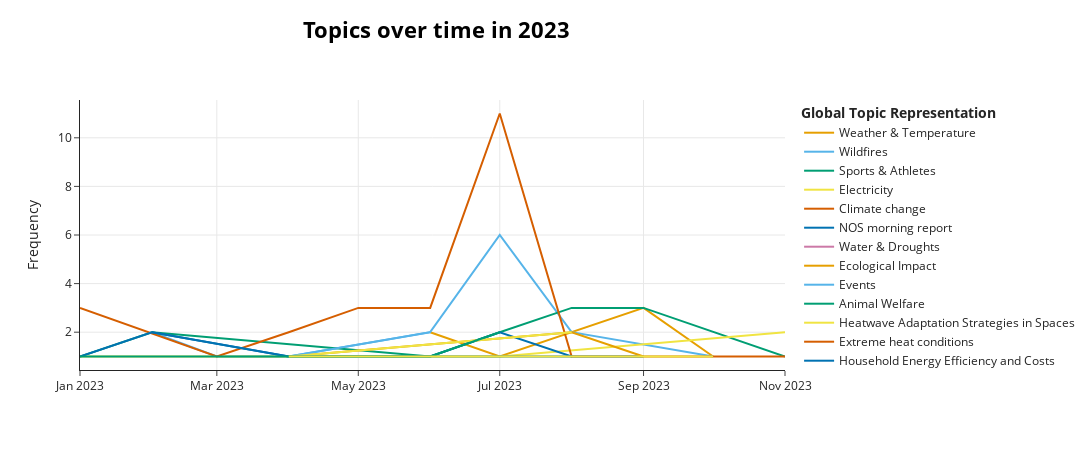

The notebook cell saved with this chart:
### Code cell
from datetime import datetime

# topics over time in 2022
over_time_23 = df.copy()

# convert date to datetime and keep year and month
over_time_23['date'] = pd.to_datetime(over_time_23['date'])
over_time_23['date'] = over_time_23['date'].dt.strftime('%Y-%m')

over_time_23 = topic_model.topics_over_time(docs=over_time_23['text'], timestamps=over_time_23['date'], datetime_format="%Y-%m")

over_time_23['Timestamp'] = pd.to_datetime(over_time_23['Timestamp'])
over_time_23 = over_time_23[over_time_23['Timestamp'].dt.year == 2023]

topic_model.visualize_topics_over_time(over_time_23, topics=relevant_topics, custom_labels=True, title='<b>Topics over time in 2023</b>')

### Figure 1 — Plotly figure (JSON) as saved in the notebook; plotly's stock layout.template omitted (floating-point values rounded to 4 significant figures)
{"data": [{"hoverinfo": "text", "hovertext": ["<b>Topic 0</b><br>Words: juni, zomerse dagen, onzeker, vanaf vrijdag, wind vanuit", "<b>Topic 0</b><br>Words: poly, maand, zonuren, maand juli, storm poly", "<b>Topic 0</b><br>Words: september, regionale, regionale hittegolf, begin vorige, smog", "<b>Topic 0</b><br>Words: september, zeer warme, 17 graden, 159, alleen 2006"], "marker": {"color": "#E69F00"}, "mode": "lines", "name": "Weather & Temperature", "type": "scatter", "x": ["2023-06-01T00:00:00", "2023-07-01T00:00:00", "2023-09-01T00:00:00", "2023-10-01T00:00:00"], "y": [2, 1, 3, 1]}, {"hoverinfo": "text", "hovertext": ["<b>Topic 1</b><br>Words: chili, natuurbranden, zuiden hoofdstad, chileense, hoofdstad santiago", "<b>Topic 1</b><br>Words: argentinië, buenos, aires, buenos aires, stroomuitval", "<b>Topic 1</b><br>Words: pand, puin, marseille, uitbrak, binnenlandse zaken", "<b>Topic 1</b><br>Words: canada, hectare natuur, branden, gebied bijna, verbrand", "<b>Topic 1</b><br>Words: bosbranden, branden, griekenland, natuurbranden, griekse", "<b>Topic 1</b><br>Words: noemt situatie, la palma, palma, vuur, evacuaties", "<b>Topic 1</b><br>Words: israëlische, israël, humanitaire, palestijnse, opgelopen boven"], "marker": {"color": "#56B4E9"}, "mode": "lines", "name": "Wildfires", "type": "scatter", "x": ["2023-02-01T00:00:00", "2023-03-01T00:00:00", "2023-04-01T00:00:00", "2023-06-01T00:00:00", "2023-07-01T00:00:00", "2023-08-01T00:00:00", "2023-10-01T00:00:00"], "y": [2, 1, 1, 2, 6, 2, 1]}, {"hoverinfo": "text", "hovertext": ["<b>Topic 2</b><br>Words: australian open, australian, verloor, set, 26 jarige", "<b>Topic 2</b><br>Words: bal, koeman, psv, gearresteerd, talent", "<b>Topic 2</b><br>Words: hassan, games, marathon, 000 meter, 500 meter", "<b>Topic 2</b><br>Words: vedder, levels, ploeg, tour, renners", "<b>Topic 2</b><br>Words: saudi, jiya, saudi arabië, arabië, lach", "<b>Topic 2</b><br>Words: verstappen, singapore, race, red bull, bull", "<b>Topic 2</b><br>Words: veldrijden, parcours, marianne, lars, live"], "marker": {"color": "#009E73"}, "mode": "lines", "name": "Sports & Athletes", "type": "scatter", "x": ["2023-01-01T00:00:00", "2023-02-01T00:00:00", "2023-06-01T00:00:00", "2023-07-01T00:00:00", "2023-08-01T00:00:00", "2023-09-01T00:00:00", "2023-11-01T00:00:00"], "y": [1, 2, 1, 2, 3, 3, 1]}, {"hoverinfo": "text", "hovertext": ["<b>Topic 3</b><br>Words: energiearmoede, huishoudens, 000 huishoudens, compensatiemaatregelen, tno", "<b>Topic 3</b><br>Words: warmtepomp, warmtepompen, materialen, onmisbare, jongh", "<b>Topic 3</b><br>Words: leveranciers, prijzen, tarieven, reclame, euro per", "<b>Topic 3</b><br>Words: compensatie, aanspraak maken, aanspraak, huishoudens, gedeelde", "<b>Topic 3</b><br>Words: afval, storten, huisvuil, verbrandingsovens, verbranden", "<b>Topic 3</b><br>Words: bedrijven, provincie groningen, verhoging, gedeputeerde, annuleren", "<b>Topic 3</b><br>Words: vulkaan, bolsward, verwarmen, boren, tarief", "<b>Topic 3</b><br>Words: behulp, energiebedrijven, 2030, woningen, 2050"], "marker": {"color": "#F0E442"}, "mode": "lines", "name": "Electricity", "type": "scatter", "x": ["2023-01-01T00:00:00", "2023-02-01T00:00:00", "2023-03-01T00:00:00", "2023-04-01T00:00:00", "2023-05-01T00:00:00", "2023-06-01T00:00:00", "2023-07-01T00:00:00", "2023-11-01T00:00:00"], "y": [1, 1, 1, 1, 1, 1, 1, 2]}, {"hoverinfo": "text", "hovertext": ["<b>Topic 4</b><br>Words: europa, siegmund, föhn, skigebieden, sneeuw", "<b>Topic 4</b><br>Words: zonnestraling, siegmund, schoner, voorjaar zomer, lucht schoner", "<b>Topic 4</b><br>Words: oceaan, gletsjers, warmere, alpen, niña", "<b>Topic 4</b><br>Words: komende vijf, graad, wmo, afgelopen maand, droogste", "<b>Topic 4</b><br>Words: niño, el niño, india, el, noordzee", "<b>Topic 4</b><br>Words: zee ijs, oceaan, zee, ijs, antarctica", "<b>Topic 4</b><br>Words: copernicus, kampten, maand ooit, 96, plekken leidde", "<b>Topic 4</b><br>Words: weersextremen, oceaan, contrast, link, zomer", "<b>Topic 4</b><br>Words: ongekende temperaturen, copernicus, warmste, jaar sinds, september", "<b>Topic 4</b><br>Words: copernicus, wel graden, graden ligt, afgelopen maand, oktober"], "marker": {"color": "#D55E00"}, "mode": "lines", "name": "Climate change", "type": "scatter", "x": ["2023-01-01T00:00:00", "2023-03-01T00:00:00", "2023-04-01T00:00:00", "2023-05-01T00:00:00", "2023-06-01T00:00:00", "2023-07-01T00:00:00", "2023-08-01T00:00:00", "2023-09-01T00:00:00", "2023-10-01T00:00:00", "2023-11-01T00:00:00"], "y": [3, 1, 2, 3, 3, 11, 1, 1, 1, 1]}, {"hoverinfo": "text", "hovertext": ["<b>Topic 5</b><br>Words: rutte, jelle, stoel, foto gemaakt, biden", "<b>Topic 5</b><br>Words: ballon, vloog, 000 meter, meter 000, amerikanen", "<b>Topic 5</b><br>Words: stikstofbeleid, motie, statenverkiezingen, xi, von leyen", "<b>Topic 5</b><br>Words: zeven provincies, rijkswaterstaat hitteprotocol, internazionale, bondscoach ronald, vier kinderen", "<b>Topic 5</b><br>Words: yesilgöz, stemt, navo, parlement, vogeltje", "<b>Topic 5</b><br>Words: cda, henri, vervolgen, römer, trappen", "<b>Topic 5</b><br>Words: unicef, parlementaire enquêtecommissie, enquêtecommissie, gehoord, dienstverlening"], "marker": {"color": "#0072B2"}, "mode": "lines", "name": "NOS morning report", "type": "scatter", "x": ["2023-01-01T00:00:00", "2023-02-01T00:00:00", "2023-04-01T00:00:00", "2023-06-01T00:00:00", "2023-07-01T00:00:00", "2023-08-01T00:00:00", "2023-09-01T00:00:00"], "y": [1, 2, 1, 1, 2, 1, 1]}, {"hoverinfo": "text", "hovertext": ["<b>Topic 6</b><br>Words: zoet water, zoet, sande, rijnland, dijkgraaf"], "marker": {"color": "#CC79A7"}, "mode": "lines", "name": "Water & Droughts", "type": "scatter", "x": ["2023-07-01T00:00:00"], "y": [1]}, {"hoverinfo": "text", "hovertext": ["<b>Topic 7</b><br>Words: bijen, telling, geteld, kou, staat daarom", "<b>Topic 7</b><br>Words: tijgermug, blauwalg, mug, eitjes, bacterie", "<b>Topic 7</b><br>Words: larven, wur, muggenoverlast, broedplaatsen, overlast"], "marker": {"color": "#E69F00"}, "mode": "lines", "name": "Ecological Impact", "type": "scatter", "x": ["2023-04-01T00:00:00", "2023-08-01T00:00:00", "2023-09-01T00:00:00"], "y": [1, 2, 1]}, {"hoverinfo": "text", "hovertext": ["<b>Topic 8</b><br>Words: verheggen, desert, challenge, uitgeput, hoort erbij", "<b>Topic 8</b><br>Words: ironman, deelnemers, vluchteling, bakker, sudan"], "marker": {"color": "#56B4E9"}, "mode": "lines", "name": "Events", "type": "scatter", "x": ["2023-04-01T00:00:00", "2023-06-01T00:00:00"], "y": [1, 2]}, {"hoverinfo": "text", "hovertext": ["<b>Topic 9</b><br>Words: varkens, wakker dier, nvwa, mengen, wakker"], "marker": {"color": "#009E73"}, "mode": "lines", "name": "Animal Welfare", "type": "scatter", "x": ["2023-04-01T00:00:00"], "y": [1]}, {"hoverinfo": "text", "hovertext": ["<b>Topic 12</b><br>Words: put, gaat gewoon, vakantie, spanjaarden, organiseren", "<b>Topic 12</b><br>Words: nobel, camping, boekingen, tui, sunweb"], "marker": {"color": "#F0E442"}, "mode": "lines", "name": "Heatwave Adaptation Strategies in Spaces", "type": "scatter", "x": ["2023-04-01T00:00:00", "2023-08-01T00:00:00"], "y": [1, 2]}, {"hoverinfo": "text", "hovertext": ["<b>Topic 13</b><br>Words: weerorganisatie, 40 graden, wmo, 41 graden, boven 40"], "marker": {"color": "#D55E00"}, "mode": "lines", "name": "Extreme heat conditions", "type": "scatter", "x": ["2023-07-01T00:00:00"], "y": [1]}, {"hoverinfo": "text", "hovertext": ["<b>Topic 14</b><br>Words: besparingen, kwart minder, minder gas, huishoudens, gas verbruikt", "<b>Topic 14</b><br>Words: ledverlichting, kleur, glastuinders, roze, lampen", "<b>Topic 14</b><br>Words: airco, mobiele airco, mobiele, milieu centraal, mensen airco", "<b>Topic 14</b><br>Words: miljard kubieke, minder gas, gasverbruik, kubieke meter, gas"], "marker": {"color": "#0072B2"}, "mode": "lines", "name": "Household Energy Efficiency and Costs", "type": "scatter", "x": ["2023-02-01T00:00:00", "2023-04-01T00:00:00", "2023-07-01T00:00:00", "2023-08-01T00:00:00"], "y": [2, 1, 1, 1]}, {"hoverinfo": "text", "hovertext": ["<b>Topic 15</b><br>Words: panda, hardloopevenement, woensdrecht, dag eerste, dierenpark"], "marker": {"color": "#CC79A7"}, "mode": "lines", "name": "Congestion at tourist spots and beaches", "type": "scatter", "x": ["2023-06-01T00:00:00"], "y": [1]}, {"hoverinfo": "text", "hovertext": ["<b>Topic 16</b><br>Words: drie continenten, bestaat alleen, hitte drie, continenten, nieuwsuurbinnenland"], "marker": {"color": "#E69F00"}, "mode": "lines", "name": "Media coverage on climate crisis", "type": "scatter", "x": ["2023-07-01T00:00:00"], "y": [2]}, {"hoverinfo": "text", "hovertext": ["<b>Topic 18</b><br>Words: mexico, gezondheidsautoriteiten, juni kregen, plekken scholen, land noorden"], "marker": {"color": "#56B4E9"}, "mode": "lines", "name": "Natural disasters", "type": "scatter", "x": ["2023-06-01T00:00:00"], "y": [1]}, {"hoverinfo": "text", "hovertext": ["<b>Topic 19</b><br>Words: natuurbranden, nipv, natuur, sneller warm, brandweer nederland", "<b>Topic 19</b><br>Words: knaw, infectieziekten, ondervoeding, voedselvoorziening, upcall", "<b>Topic 19</b><br>Words: mckinsey, werktijden, kluck, uitvoering, 00"], "marker": {"color": "#009E73"}, "mode": "lines", "name": "Climate adaption (gemeenten)", "type": "scatter", "x": ["2023-01-01T00:00:00", "2023-06-01T00:00:00", "2023-07-01T00:00:00"], "y": [1, 1, 2]}, {"hoverinfo": "text", "hovertext": ["<b>Topic 21</b><br>Words: kenia, kunstmatige, riffen, kanaal, koraalriffen", "<b>Topic 21</b><br>Words: mathieu, druiven, wijnbouw, hulst, geteeld", "<b>Topic 21</b><br>Words: oder, poolse, polen, rivier, vogel", "<b>Topic 21</b><br>Words: rijst, biodiversiteit, mislukt, plagen, soorten"], "marker": {"color": "#F0E442"}, "mode": "lines", "name": "Impact on Agriculture", "type": "scatter", "x": ["2023-04-01T00:00:00", "2023-07-01T00:00:00", "2023-08-01T00:00:00", "2023-10-01T00:00:00"], "y": [1, 1, 1, 1]}], "layout": {"height": 450, "hoverlabel": {"bgcolor": "white", "font": {"family": "Rockwell", "size": 16}}, "legend": {"title": {"text": "<b>Global Topic Representation"}}, "title": {"font": {"color": "Black", "size": 22}, "text": "<b>Topics over time in 2023<b>", "x": 0.4, "xanchor": "center", "y": 0.95, "yanchor": "top"}, "width": 1250, "xaxis": {"showgrid": true}, "yaxis": {"showgrid": true, "title": {"text": "Frequency"}}}}
